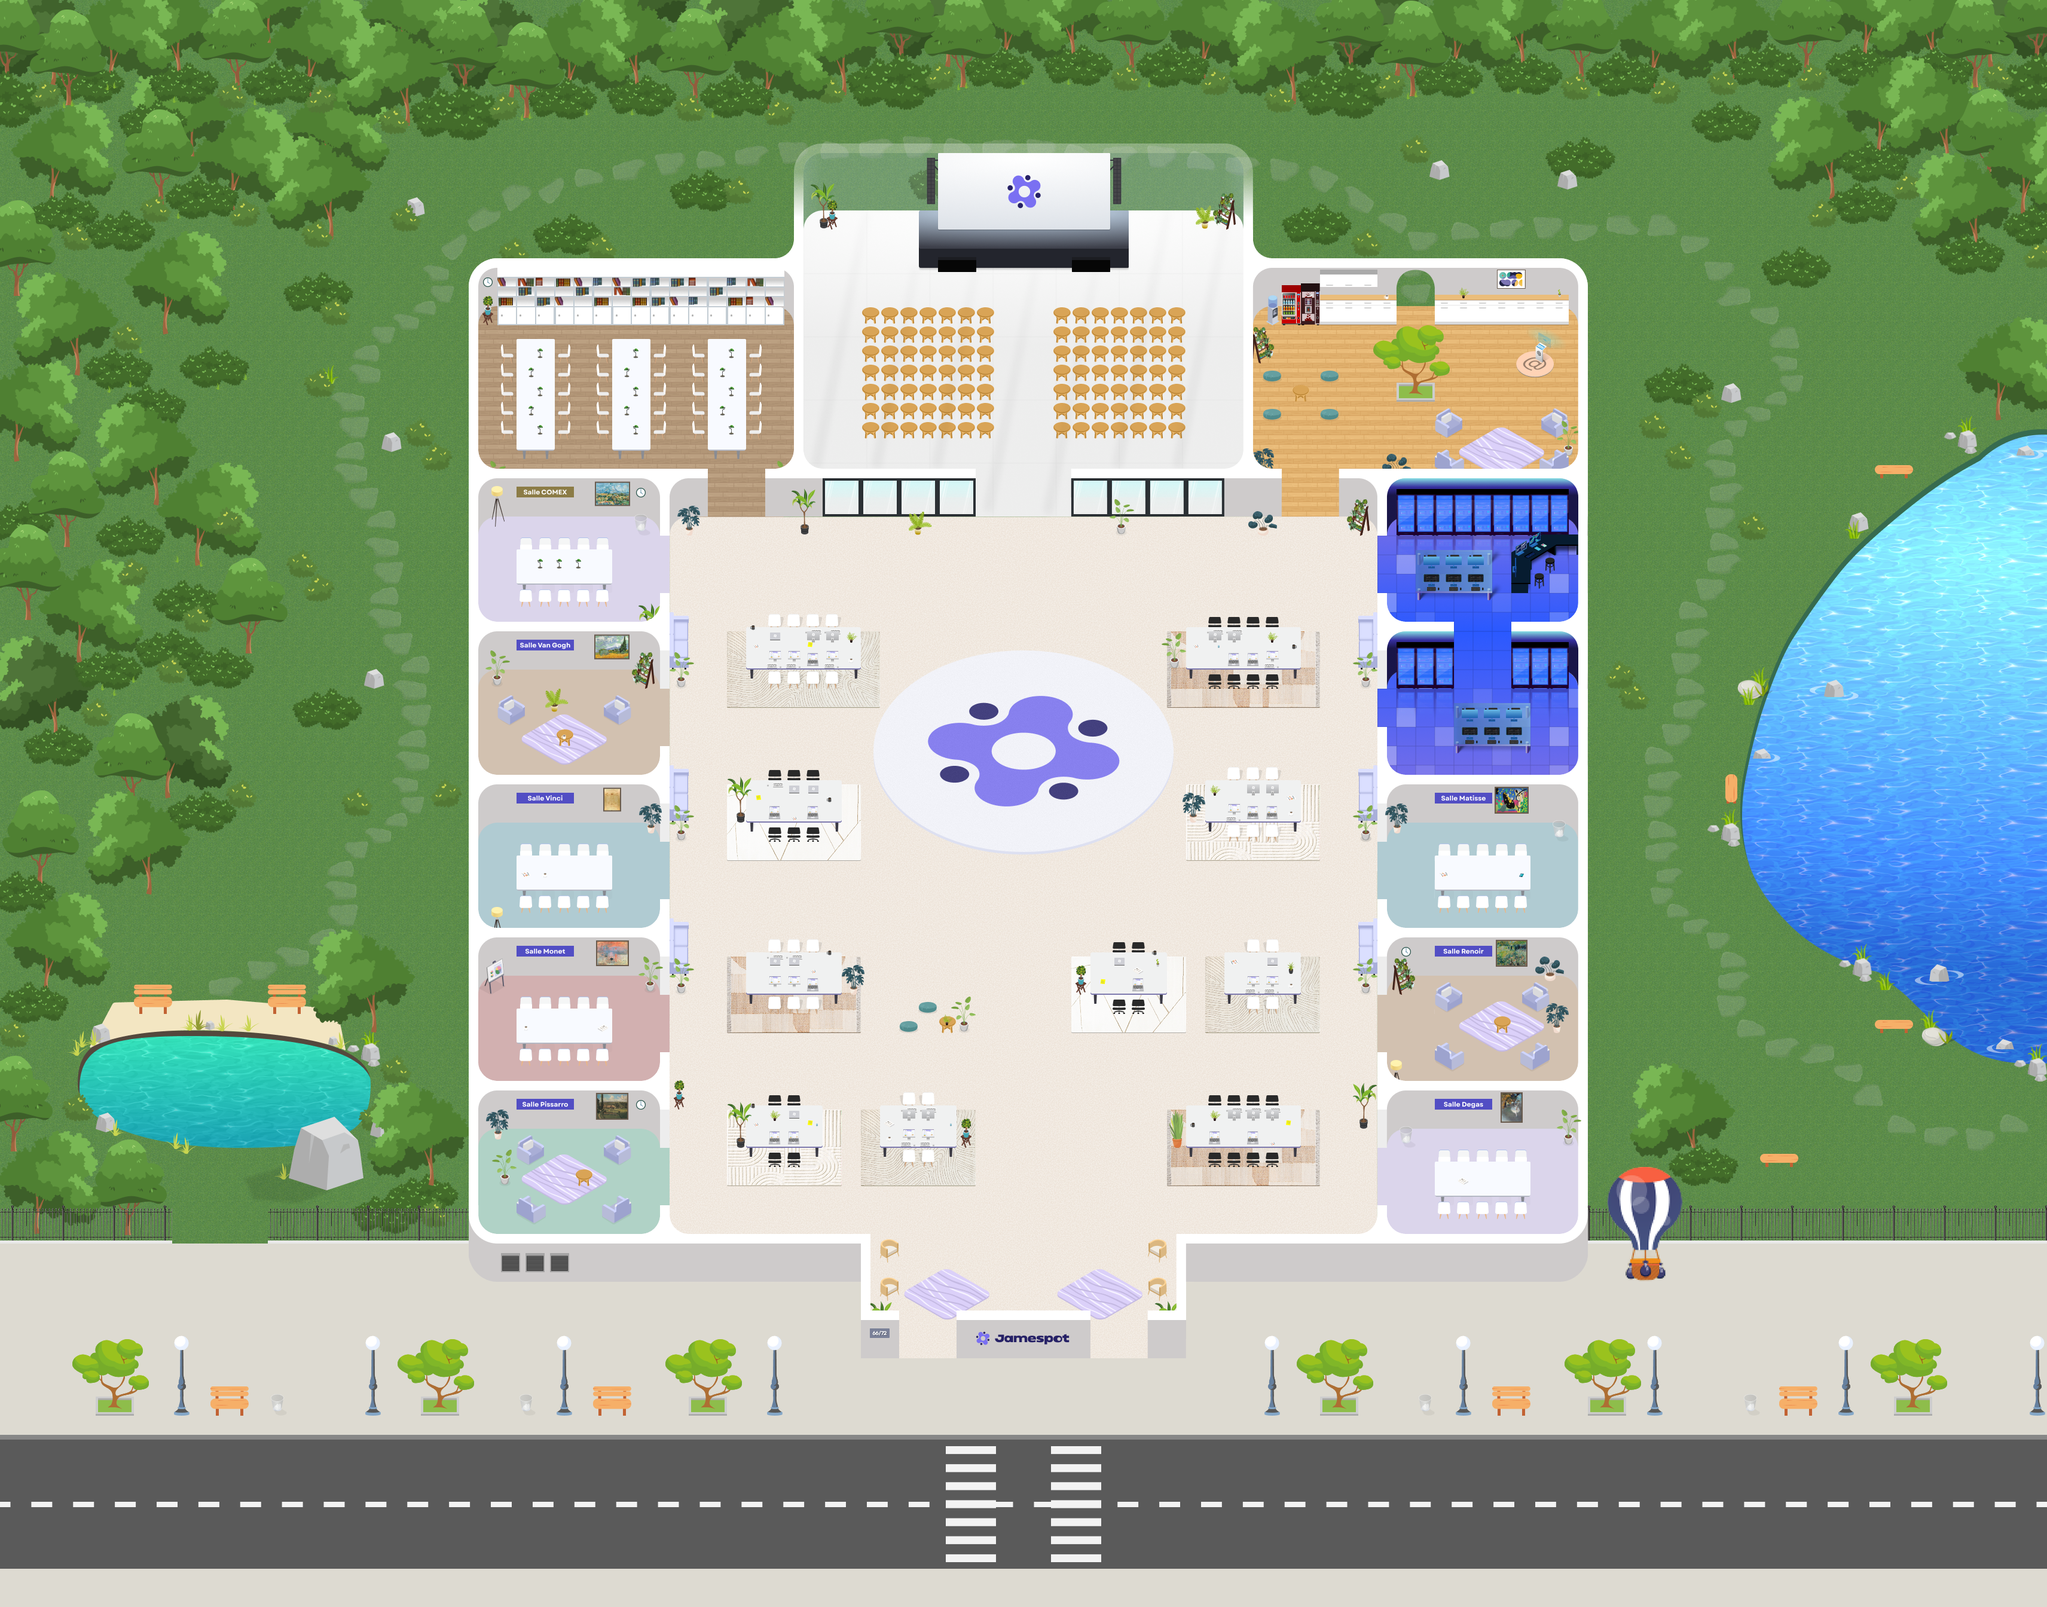

Below is a game level as drawn by its tile map, then a one-line description and the .tmx that defines it (tile-layer data replaced by summaries):
An orthogonal 107x84 tile map with 32x32 px tiles, 27 tile layers (start, collisions, degas, conference, ...), 8 tilesets.

<map version="1.10" tiledversion="1.12.2" orientation="orthogonal" renderorder="right-down" width="107" height="84" tilewidth="32" tileheight="32" infinite="0" nextlayerid="41" nextobjectid="1">
 <editorsettings>
  <export target="new-jland-2026.tmj" format="json" />
 </editorsettings>
 <properties>
  <property name="mapImage" value="map.png" />
 </properties>
 <tileset firstgid="1" name="background" tilewidth="32" tileheight="32" tilecount="8988" columns="107">
  <image source="background.png" width="3424" height="2688" />
 </tileset>
 <tileset firstgid="8989" name="murs" tilewidth="32" tileheight="32" tilecount="3776" columns="59">
  <image source="Murs.png" width="1888" height="2048" />
 </tileset>
 <tileset firstgid="12765" name="Barriere" tilewidth="32" tileheight="32" tilecount="214" columns="107">
  <image source="Barrières.png" width="3424" height="72" />
 </tileset>
 <tileset firstgid="12979" name="WA_Special_Zones" tilewidth="32" tileheight="32" tilecount="12" columns="6">
  <image source="WA_Special_Zones.png" width="192" height="64" />
  <tile id="2">
   <properties>
    <property name="collides" type="bool" value="true" />
   </properties>
  </tile>
 </tileset>
 <tileset firstgid="12991" name="Misc" tilewidth="32" tileheight="32" tilecount="880" columns="40">
  <image source="Misc.png" width="1280" height="704" />
 </tileset>
 <tileset firstgid="13871" name="bibli" tilewidth="32" tileheight="32" tilecount="24" columns="8">
  <image source="bibli.png" width="256" height="96" />
 </tileset>
 <tileset firstgid="13895" name="tapis" tilewidth="32" tileheight="32" tilecount="261" columns="29">
  <image source="Tapis.png" width="928" height="288" />
 </tileset>
 <tileset firstgid="14156" name="infra" tilewidth="32" tileheight="32" tilecount="150" columns="15">
  <image source="infra.png" width="480" height="320" />
 </tileset>
 <layer id="7" name="start" width="107" height="84">
  <data>[8988 cells, 12 non-empty, 1 distinct tile ids]</data>
 </layer>
 <layer id="6" name="collisions" width="107" height="84">
  <data>[8988 cells, 2672 non-empty, 2 distinct tile ids]</data>
 </layer>
 <layer id="19" name="degas" width="107" height="84">
  <properties>
   <property name="jitsiRoom" value="degas" />
   <property name="jitsiUrl" value="visio.jamespot.pro" />
  </properties>
  <data>[8988 cells, 67 non-empty, 1 distinct tile ids]</data>
 </layer>
 <layer id="40" name="conference" width="107" height="84">
  <properties>
   <property name="openWebsite" value="https://jamespot.whereby.com/hello-info" />
   <property name="openWebsiteAllowApi" type="bool" value="true" />
   <property name="openWebsitePolicy" value="camera; microphone; fullscreen; display-capture; autoplay; compute-pressure" />
  </properties>
  <data>[8988 cells, 322 non-empty, 1 distinct tile ids]</data>
 </layer>
 <layer id="20" name="renoir" width="107" height="84">
  <properties>
   <property name="jitsiRoom" value="renoir" />
   <property name="jitsiUrl" value="visio.jamespot.pro" />
  </properties>
  <data>[8988 cells, 67 non-empty, 1 distinct tile ids]</data>
 </layer>
 <layer id="21" name="matisse" width="107" height="84">
  <properties>
   <property name="jitsiRoom" value="matisse" />
   <property name="jitsiUrl" value="visio.jamespot.pro" />
  </properties>
  <data>[8988 cells, 67 non-empty, 1 distinct tile ids]</data>
 </layer>
 <layer id="22" name="infralinto" width="107" height="84">
  <properties>
   <property name="jitsiRoom" value="infralinto" />
   <property name="jitsiUrl" value="visio.jamespot.pro" />
  </properties>
  <data>[8988 cells, 60 non-empty, 1 distinct tile ids]</data>
 </layer>
 <layer id="24" name="infra" width="107" height="84">
  <properties>
   <property name="jitsiRoom" value="infra" />
   <property name="jitsiUrl" value="visio.jamespot.pro" />
  </properties>
  <data>[8988 cells, 52 non-empty, 1 distinct tile ids]</data>
 </layer>
 <layer id="25" name="CODIR" width="107" height="84">
  <properties>
   <property name="jitsiRoom" value="codir" />
   <property name="jitsiUrl" value="visio.jamespot.pro" />
  </properties>
  <data>[8988 cells, 67 non-empty, 1 distinct tile ids]</data>
 </layer>
 <layer id="26" name="vangogh" width="107" height="84">
  <properties>
   <property name="jitsiRoom" value="vangogh" />
   <property name="jitsiUrl" value="visio.jamespot.pro" />
  </properties>
  <data>[8988 cells, 67 non-empty, 1 distinct tile ids]</data>
 </layer>
 <layer id="27" name="vinci" width="107" height="84">
  <properties>
   <property name="jitsiRoom" value="vinci" />
   <property name="jitsiUrl" value="visio.jamespot.pro" />
  </properties>
  <data>[8988 cells, 67 non-empty, 1 distinct tile ids]</data>
 </layer>
 <layer id="28" name="monet" width="107" height="84">
  <properties>
   <property name="jitsiRoom" value="monet" />
   <property name="jitsiUrl" value="visio.jamespot.pro" />
  </properties>
  <data>[8988 cells, 67 non-empty, 1 distinct tile ids]</data>
 </layer>
 <layer id="29" name="pissaro" width="107" height="84">
  <properties>
   <property name="jitsiRoom" value="pissaro" />
   <property name="jitsiUrl" value="visio.jamespot.pro" />
  </properties>
  <data>[8988 cells, 67 non-empty, 1 distinct tile ids]</data>
 </layer>
 <layer id="32" name="hellobye" width="107" height="84">
  <properties>
   <property name="jitsiRoom" value="hello" />
   <property name="jitsiUrl" value="visio.jamespot.pro" />
  </properties>
  <data>[8988 cells, 137 non-empty, 1 distinct tile ids]</data>
 </layer>
 <layer id="30" name="Airspot" width="107" height="84">
  <properties>
   <property name="goto" value="{&quot;action&quot;: &quot;goto&quot;, &quot;value&quot;: &quot;/airspot&quot;, &quot;type&quot;: &quot;internal&quot;}" />
  </properties>
  <data>[8988 cells, 11 non-empty, 1 distinct tile ids]</data>
 </layer>
 <layer id="1" name="bg" width="107" height="84">
  <data>[8988 cells, 8988 non-empty, 8971 distinct tile ids]</data>
 </layer>
 <layer id="5" name="Miscss" width="107" height="84">
  <data>[8988 cells, 539 non-empty, 328 distinct tile ids]</data>
 </layer>
 <layer id="11" name="Misc Down" width="107" height="84">
  <data>[8988 cells, 545 non-empty, 231 distinct tile ids]</data>
 </layer>
 <layer id="15" name="Bureaux down down" width="107" height="84">
  <data>[8988 cells, 55 non-empty, 20 distinct tile ids]</data>
 </layer>
 <layer id="13" name="Bureaux Down" width="107" height="84">
  <data>[8988 cells, 377 non-empty, 55 distinct tile ids]</data>
 </layer>
 <layer id="8" name="Wall Down" width="107" height="84">
  <data>[8988 cells, 3428 non-empty, 3384 distinct tile ids]</data>
 </layer>
 <layer id="17" name="Misc above walls" width="107" height="84">
  <data>[8988 cells, 49 non-empty, 34 distinct tile ids]</data>
 </layer>
 <objectgroup id="2" name="floorLayer" />
 <layer id="12" name="Bureaux Up" width="107" height="84">
  <data>[8988 cells, 357 non-empty, 122 distinct tile ids]</data>
 </layer>
 <layer id="31" name="Grillage" width="107" height="84">
  <data>[8988 cells, 204 non-empty, 204 distinct tile ids]</data>
 </layer>
 <layer id="9" name="Wall Up" width="107" height="84">
  <data>[8988 cells, 3228 non-empty, 3207 distinct tile ids]</data>
 </layer>
 <layer id="10" name="Misc up" width="107" height="84">
  <data>[8988 cells, 549 non-empty, 249 distinct tile ids]</data>
 </layer>
 <layer id="18" name="Misc up up" width="107" height="84">
  <data>[8988 cells, 70 non-empty, 36 distinct tile ids]</data>
 </layer>
</map>
